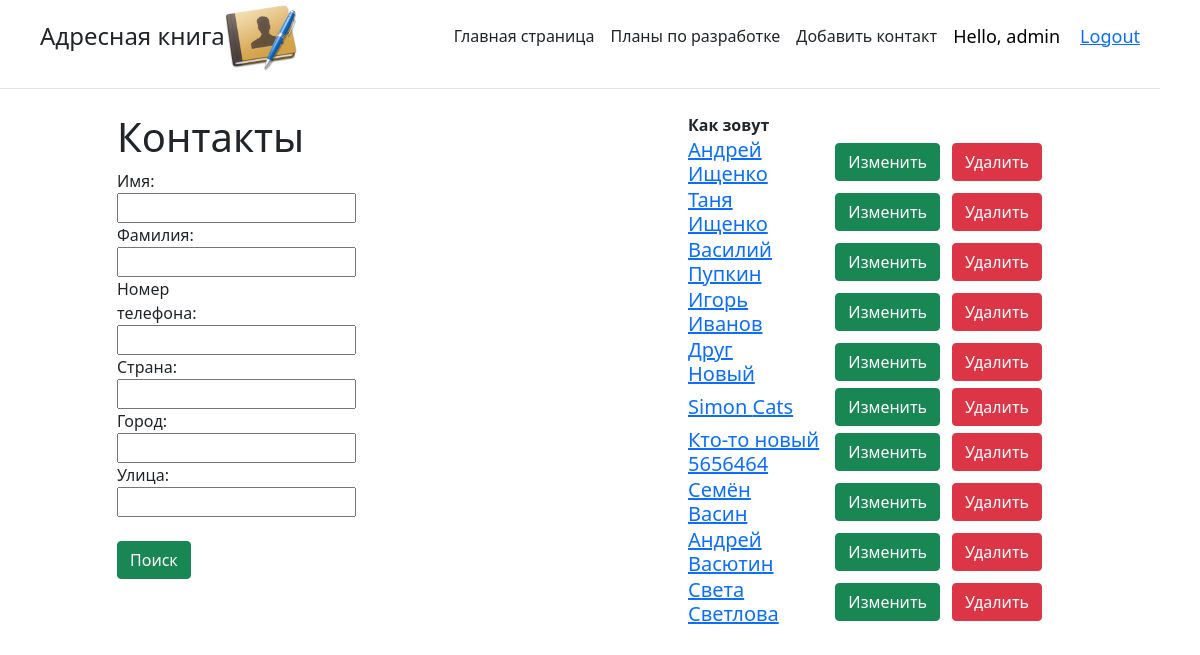
The page / (signed in) on the database as committed earlier.
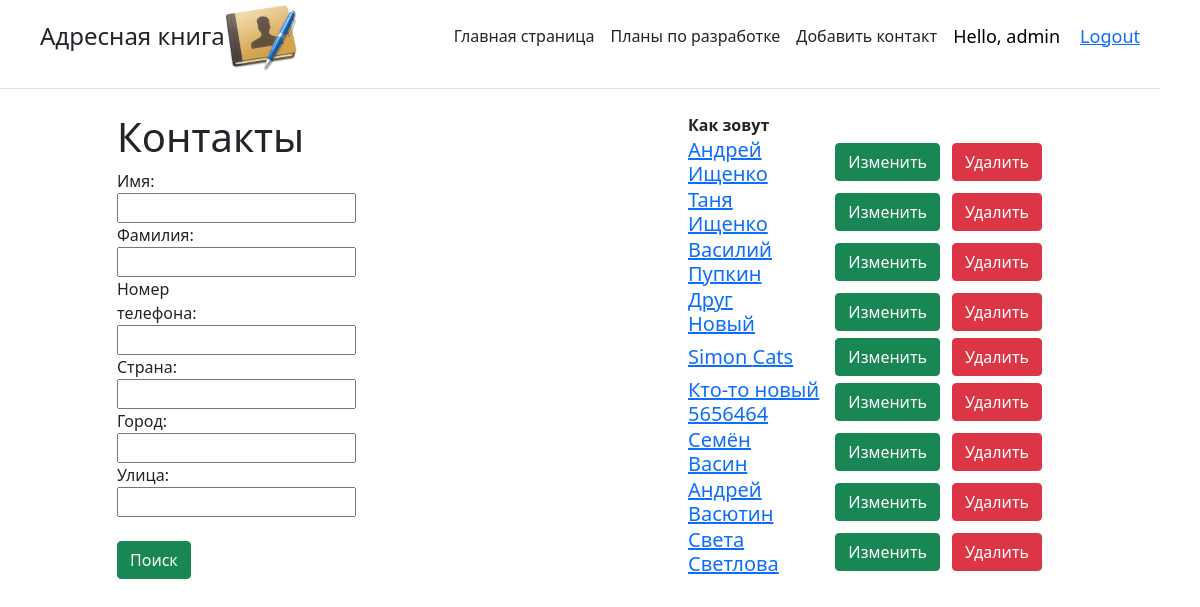
The same page on the database as committed later.
### main/models.py (models this page shows, shortened)
class Task(models.Model):
    name_task = models.CharField('Имя', max_length=50)
    surname = models.CharField('Фамилия', max_length=50)
    phone_num = models.CharField('Номер телефона', max_length=50)
    country = models.CharField('Страна', max_length= 50)
    city = models.CharField('Город', max_length=50)
    street = models.CharField('Улица', max_length=50)
    created_time = models.DateTimeField(auto_now_add=True)
    account_pic = models.ImageField(null=True, blank=True)
    class Meta:
        verbose_name = 'Контакт'
        verbose_name_plural = 'Контакты'
        unique_together = 'name_task', 'surname'

### main/views.py (the view)
# urls.py: path('', views.index, name = 'home'),
@login_required(login_url='login')
def index(request):
    tasks = Task.objects.all()
    myFilter = NameFilter(request.GET, queryset=tasks)
    tasks = myFilter.qs
    return render(request,'main/index.html', {'title':'Главная страница сайта', 'tasks': tasks, 'myFilter':myFilter})

### main/templates/main/index.html (shortened to what this page needs)
{% extends 'main/base.html'%}
{% block content %}
<div class="row">
    <div class="col-5 offset-1">
        <h1> Контакты</h1>
            <form class="col-2" method="get">
                {{myFilter.form}}<br>
               <br> <button class="btn btn-success" type="submit">
                    Поиск</button>
            </form>
    </div>
    <div class="col-4 offset-1">
        <table>
            <tbody>
                {% if user == request.user %}
                    {%if tasks%}
                    <thead>
                        <tr>
                            <th>Как зовут</th>
                        </tr>
                    </thead>
                        {% for element in tasks%}
                        <tr >
                            <td><a class="h5" style="margin-right: 40px" href="{%url 'project' element.id%}">{{element.name_task}} {{element.surname}}</a><br>
                            </td>
                            <td><a style="margin-right: 10px" class="btn btn-success" href="{% url 'update' element.id%}">Изменить</a></td>
                            <td><a class="btn btn-danger" href="{% url 'delete' element.id%}" >Удалить</a></td>
                        </tr>
                        {%endfor%}
                    {%else%}
                    <p>Нет записей соответстующих фильтру</p>
                    {%endif%}
                {%endif%}
            </tbody>
        </table>
    </div>
</div>
{%endblock%}

Rows that differ between the two databases and show on the page:
removed Task: name_task "Игорь", surname "Иванов"
